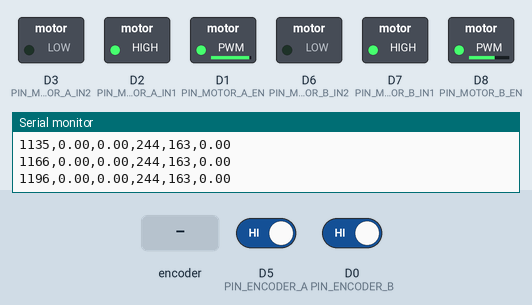
This sketch was run on a simulated ESP8266 (NodeMCU). Parts: switched loads named in the sketch (green lamp = pin HIGH), the last lines printed to the serial monitor. The inputs (shaded band) are chosen by the test bench; at power-on: D5 (PIN_ENCODER_A) HIGH, D0 (PIN_ENCODER_B) HIGH.

Above: at 1.2 s.
1.3 s: rotary encoder on D5 (PIN_ENCODER_A) / D0 (PIN_ENCODER_B) turned 3 steps (first pin leading)
At 2.9 s:
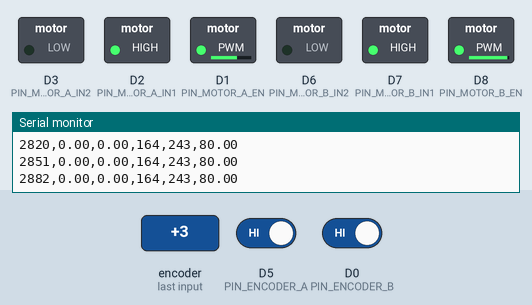
3.4 s: rotary encoder on D5 (PIN_ENCODER_A) / D0 (PIN_ENCODER_B) turned 3 steps (first pin leading)
At 4.7 s:
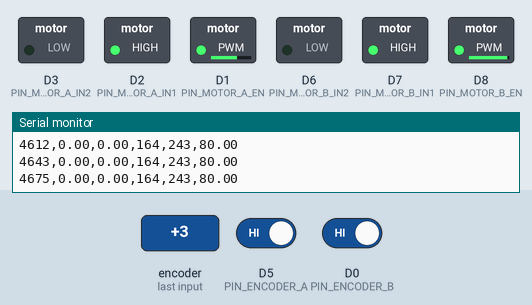
Timing chart, 0 to 6.4 s (numbered marks = the images above; inputs shaded):
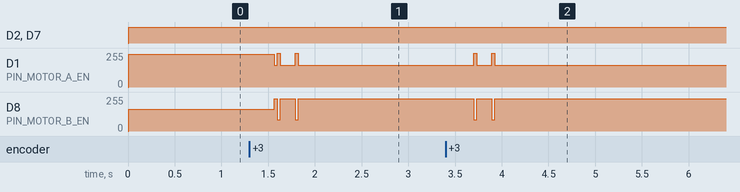

Measured:
- after the input at 1.3 s, D1 (PIN_MOTOR_A_EN): 244/255 → 164/255 after 0.26 s; D8 (PIN_MOTOR_B_EN): 163/255 → 243/255 after 0.26 s
- after the input at 3.4 s, D1 (PIN_MOTOR_A_EN): alternates 255/255 for 0.03 s and 164/255 for 0.16 s, 4 changes in all, then stays 164/255, starting after 0.30 s; D8 (PIN_MOTOR_B_EN): alternates 243/255 for 0.16 s and 83/255 for 0.03 s, 4 changes in all, then stays 243/255, starting after 0.30 s

The sketch:

test_straight_line.ino
```cpp
/**
 * @file test_straight_line.ino
 * @brief Controle para andar em linha reta usando modelos identificados de 1a ordem.
 *
 *   1. Determina PWM base desejado (ex: 200)
 *   2. Usa modelo A e B para prever ganho K_A e K_B
 *   3. Aplica PWM_A_ff e PWM_B_ff que igualam velocidades
 *   4. PI regula apenas o erro residual = rpmA - rpmB
 */

#include <Arduino.h>
#include "config.h"
#include "motor.h"
#include "encoder.h"

// ------------------------------------------------------------
//  TABELAS DOS MODELOS IDENTIFICADOS
// ------------------------------------------------------------
typedef struct {
    int pwm;      // PWM aplicado
    float K;      // ganho estatico (velocidade por PWM)
    float T;      // constante de tempo (não usada neste controle)
} MotorModel;

// Tabela de pontos do modelo identificado do motor B, formato {pwm, K, T}.
MotorModel modelA[] = {
    {120, 0.000, 0.500}, {130, 1.256, 0.000}, {140, 1.167, 0.190},
    {150, 1.207, 0.181}, {160, 1.247, 0.163}, {170, 1.302, 0.159},
    {180, 1.358, 0.146}, {190, 1.425, 0.129}, {200, 1.424, 0.152},
    {210, 1.473, 0.145}, {220, 1.497, 0.141}, {230, 1.578, 0.146},
    {240, 1.539, 0.113}, {250, 1.558, 0.126}, {255, 1.696, 0.112}
};

// Tabela de pontos do modelo identificado do motor B, formato {pwm, K, T}.
MotorModel modelB[] = {
    {130, 0.000, 0.500}, {140, 1.353, 0.136}, {150, 1.562, 0.182},
    {160, 1.612, 0.196}, {170, 1.559, 0.142}, {180, 1.673, 0.115},
    {190, 1.759, 0.174}, {200, 1.740, 0.157}, {210, 1.795, 0.137},
    {220, 1.880, 0.152}, {230, 1.856, 0.151}, {240, 1.890, 0.131},
    {250, 1.825, 0.125}, {255, 1.887, 0.117}
};

int modelA_size = sizeof(modelA) / sizeof(MotorModel);
int modelB_size = sizeof(modelB) / sizeof(MotorModel);

// FUNÇÃO DE INTERPOLAÇÃO LINEAR DO GANHO K(PWM)
// Busca na tabela o modelo a partir do PWM e retorna o cálculo
float interpK(const MotorModel *table, int N, int pwm)
{
    if (pwm <= table[0].pwm)
        return table[0].K;

    if (pwm >= table[N - 1].pwm)
        return table[N - 1].K;

    for (int i = 0; i < N - 1; i++) {
        if (pwm >= table[i].pwm && pwm <= table[i + 1].pwm) {

            float pwm0 = table[i].pwm;
            float pwm1 = table[i + 1].pwm;
            float K0   = table[i].K;
            float K1   = table[i + 1].K;

            float alpha = (pwm - pwm0) / (pwm1 - pwm0);
            return K0 + alpha * (K1 - K0);
        }
    }
    return table[N - 1].K;
}

// ------------------------------------------------------------
//                 PARÂMETROS DO CONTROLE
// ------------------------------------------------------------
const int PWM_BASE = 200;
const float Ts_ms = Ts * 1000.0;

// PI diferencial (erro = rpmA - rpmB)
float Kp = 2.0;
float Ki = 20.0;

float e_prev = 0;
float corr = 0;

unsigned long lastT = 0;


void setup()
{
    Serial.begin(DEBUG_SERIAL_BAUD);

    setupMotorPins();
    setupEncoderPins();
    setupEncoderInterrupts();

    Serial.println("time_ms,rpmA,rpmB,PWM_A,PWM_B,corr");
}

void loop()
{
    unsigned long now = millis();
    if (now - lastT < Ts_ms) return;
    lastT = now;

    // leitura de pulsos
    int pA = getSpeedA();
    int pB = getSpeedB();

    float rpmA = (float)pA * (60.0 / Ts) / PULSES_PER_REV;
    float rpmB = (float)pB * (60.0 / Ts) / PULSES_PER_REV;

    // feedforward baseado no ganho K(PWM)
    float KA = interpK(modelA, modelA_size, PWM_BASE);
    float KB = interpK(modelB, modelB_size, PWM_BASE);

    float PWM_A_ff = PWM_BASE * (KB / KA);
    float PWM_B_ff = PWM_BASE * (KA / KB);

    // erro diferencial
    float e = rpmA - rpmB;

    // controlador PI
    corr += Kp * (e - e_prev) + Ki * Ts * e;
    e_prev = e;

    // limite da correcao
    if (corr > 80) corr = 80;
    if (corr < -80) corr = -80;

    // PWM final
    int pwmA = PWM_A_ff - corr;
    int pwmB = PWM_B_ff + corr;

    // saturação para faixa 0–255
    if (pwmA < 0) pwmA = 0;
    if (pwmA > 255) pwmA = 255;

    if (pwmB < 0) pwmB = 0;
    if (pwmB > 255) pwmB = 255;

    // aplica PWM corrigido
    setMotorSpeedA(pwmA);
    setMotorSpeedB(pwmB);

    Serial.print(now); Serial.print(",");
    Serial.print(rpmA); Serial.print(",");
    Serial.print(rpmB); Serial.print(",");
    Serial.print(pwmA); Serial.print(",");
    Serial.print(pwmB); Serial.print(",");
    Serial.println(corr);
}
```

encoder.cpp
```cpp
#include "encoder.h"
#include "config.h"
#include <Arduino.h>

// Precisam ser exatamente o mesmo tipo do .h
volatile unsigned long pulseCountA = 0;
volatile unsigned long pulseCountB = 0;

void setupEncoderPins() {
    pinMode(PIN_ENCODER_A, INPUT_PULLUP);
    pinMode(PIN_ENCODER_B, INPUT_PULLUP);
}

void setupEncoderInterrupts() {
    attachInterrupt(digitalPinToInterrupt(PIN_ENCODER_A), encoderISRA, RISING);
    attachInterrupt(digitalPinToInterrupt(PIN_ENCODER_B), encoderISRB, RISING);
}

unsigned long getPulseCountA() { return pulseCountA; }
unsigned long getPulseCountB() { return pulseCountB; }

void resetPulseCountA() { pulseCountA = 0; }
void resetPulseCountB() { pulseCountB = 0; }

// ISR — MUST MATCH THE TYPE
#if defined(ESP32)
void IRAM_ATTR encoderISRA() { pulseCountA++; }
void IRAM_ATTR encoderISRB() { pulseCountB++; }
#else
void encoderISRA() { pulseCountA++; }
void encoderISRB() { pulseCountB++; }
#endif

// Pulsos no intervalo Ts (metodologia BIA-Kit)
int getSpeedA() {
    unsigned long pulses = pulseCountA;
    pulseCountA = 0;
    return pulses;
}

int getSpeedB() {
    unsigned long pulses = pulseCountB;
    pulseCountB = 0;
    return pulses;
}
```

encoder.h
```cpp
/**
 * @file encoder.h
 * @brief Interface para leitura do encoder e contagem de pulsos.
 */

#ifndef ENCODER_H
#define ENCODER_H

#include <Arduino.h>

// Contadores globais — tipo padronizado
extern volatile unsigned long pulseCountA;
extern volatile unsigned long pulseCountB;

void setupEncoderPins();
void setupEncoderInterrupts();

int  getSpeedA();
int  getSpeedB();

void resetPulseCountA();
void resetPulseCountB();

unsigned long getPulseCountA();
unsigned long getPulseCountB();

#if defined(ESP32)
    void IRAM_ATTR encoderISRA();
    void IRAM_ATTR encoderISRB();
#else
    void encoderISRA();
    void encoderISRB();
#endif

#endif
```

motor.cpp
```cpp
/**
 * @file motor.cpp
 * @brief Implementacao das funcoes declaradas em motor.h
 * @date nov de 2025
 *@author Dante Junqueira Pedrosa
 *@author Joao Monte…
 *@author Samantha…
 *@author Felipe…
 */

#include "motor.h"
#include "config.h"
#include <Arduino.h>

void setupMotorPins() {
    pinMode(PIN_MOTOR_A_EN, OUTPUT);
    pinMode(PIN_MOTOR_A_IN1, OUTPUT);
    pinMode(PIN_MOTOR_A_IN2, OUTPUT);

    pinMode(PIN_MOTOR_B_EN, OUTPUT);
    pinMode(PIN_MOTOR_B_IN1, OUTPUT);
    pinMode(PIN_MOTOR_B_IN2, OUTPUT);

    digitalWrite(PIN_MOTOR_A_EN, LOW);
    digitalWrite(PIN_MOTOR_A_IN1, LOW);
    digitalWrite(PIN_MOTOR_A_IN2, LOW);

    digitalWrite(PIN_MOTOR_B_EN, LOW);
    digitalWrite(PIN_MOTOR_B_IN1, LOW);
    digitalWrite(PIN_MOTOR_B_IN2, LOW);
}

void setMotorSpeedA(int pwmValue) {
    bool direction = (pwmValue >= 0);
    int pwm = abs(pwmValue);
    if (pwm > 255) pwm = 255;

    digitalWrite(PIN_MOTOR_A_IN1, direction ? HIGH : LOW);
    digitalWrite(PIN_MOTOR_A_IN2, direction ? LOW : HIGH);
    analogWrite(PIN_MOTOR_A_EN, pwm);
}

void setMotorSpeedB(int pwmValue) {
    bool direction = (pwmValue >= 0);
    int pwm = abs(pwmValue);
    if (pwm > 255) pwm = 255;

    digitalWrite(PIN_MOTOR_B_IN1, direction ? HIGH : LOW);
    digitalWrite(PIN_MOTOR_B_IN2, direction ? LOW : HIGH);
    analogWrite(PIN_MOTOR_B_EN, pwm);
}

void sendStepInput(int pwmValue) {
    setMotorSpeedA(pwmValue);
    setMotorSpeedB(pwmValue);
}

void stopMotors() {
    analogWrite(PIN_MOTOR_A_EN, 0);
    analogWrite(PIN_MOTOR_B_EN, 0);
}
```

motor.h
```cpp
/**
 * @file motor.h
 * @brief Interface de controle dos motores DC por PWM.
 *
 * Este modulo permite configurar os pinos de acionamento do motor,
 * controlar velocidade via PWM e definir direcao de rotacao.
 *
 * @date nov de 2025
 * @author Dante Junqueira Pedrosa
 * @author Joao Monteiro Delveaux Silva
 * @author Samantha Kelly de Souza Sena
 * @author Felipe Augusto Cruz Sousa
 */

#ifndef MOTOR_H
#define MOTOR_H


/**
 * @brief Configura os pinos utilizados pelos motores.
 *
 * Deve ser chamada uma vez no setup().
 */
void setupMotorPins();

/**
 * @brief Define a velocidade do Motor A (esquerdo).
 *
 * @param pwmValue Valor entre -255 e 255 (PWM e direcao).
 */
void setMotorSpeedA(int pwmValue);

/**
 * @brief Define a velocidade do Motor B (direito).
 *
 * @param pwmValue Valor entre -255 e 255 (PWM e direcao).
 */
void setMotorSpeedB(int pwmValue);

/**
 * @brief Envia o mesmo degrau de PWM para ambos os motores.
 *
 * Usado para testes em malha aberta.
 *
 * @param pwmValue Valor entre 0 e 255.
 */
void sendStepInput(int pwmValue);

/**
 * @brief Para ambos os motores imediatamente.
 *
 * Define PWM = 0 para os dois motores.
 */
void stopMotors();

#endif // MOTOR_H
```

config.h
```cpp
/**
 * @file config.h
 * @brief Definicoes de pinos e constantes do projeto, com suporte a multiplas placas.
 *
 * Detecta automaticamente se o codigo esta sendo compilado para:
 *  - Arduino Nano
 *  - ESP32
 *  - ESP8266
 *
 * Define os pinos adequados para motor, encoder e LED de debug.
 * Tambem define constantes de controle como Ts.
 *
 * Utilizacao em ino:
 *
 * @code
 * #include "config.h"
 *
 * void setup() {
 *     Serial.begin(DEBUG_SERIAL_BAUD);
 *     Serial.println("Placa detectada: " BOARD_NAME);
 * }
 * @endcode
 *
 */

#ifndef CONFIG_H
#define CONFIG_H

// ======= TEMPO DE AMOSTRAGEM =======
#define Ts 0.01f     // tempo de amostragem em segundos (10 ms)

// ======= DEBUG OPCIONAL =======
#define DEBUG_SERIAL_BAUD 9600

// ======= ENCODER =======
#ifndef PULSES_PER_REV
#define PULSES_PER_REV 20        // definir real conforme data sheet do encoder
#endif

// ======= DETECCAO DA PLACA E DEFINICAO DE PINOS =========
#if defined(ESP32)
    #define BOARD_NAME "ESP32"

    // MOTOR A - L298N
    #define PIN_MOTOR_A_EN    23
    #define PIN_MOTOR_A_IN1   21
    #define PIN_MOTOR_A_IN2   22

    // MOTOR B - L298N
    #define PIN_MOTOR_B_EN    5
    #define PIN_MOTOR_B_IN1   18
    #define PIN_MOTOR_B_IN2   19

    // ENCODER A (APENAS D0)
    #define PIN_ENCODER_A     2

    // ENCODER B (APENAS D0)
    #define PIN_ENCODER_B     4

    #define PIN_LED_DEBUG     2

#elif defined(ESP8266)
    #define BOARD_NAME "ESP8266"

    // MOTOR A - L298N
    #define PIN_MOTOR_A_EN    D1
    #define PIN_MOTOR_A_IN1   D2
    #define PIN_MOTOR_A_IN2   D3

    // MOTOR B - L298N
    #define PIN_MOTOR_B_EN    D8
    #define PIN_MOTOR_B_IN1   D7
    #define PIN_MOTOR_B_IN2   D6

    // ENCODER A (APENAS D0)
    #define PIN_ENCODER_A     D5

    // ENCODER B (APENAS D0)
    #define PIN_ENCODER_B     D0

    #define PIN_LED_DEBUG     D2

#elif defined(ARDUINO_AVR_NANO)
    #define BOARD_NAME "ARDUINO_NANO"

    // MOTOR A - L298N
    #define PIN_MOTOR_A_EN    9
    #define PIN_MOTOR_A_IN1   8
    #define PIN_MOTOR_A_IN2   7

    // MOTOR B - L298N
    #define PIN_MOTOR_B_EN    4
    #define PIN_MOTOR_B_IN1   6
    #define PIN_MOTOR_B_IN2   5

    // ENCODER A (APENAS D0)
    #define PIN_ENCODER_A     2        // interrupcao INT0

    // ENCODER B (APENAS D0)
    #define PIN_ENCODER_B     3        // interrupcao INT1

    #define PIN_LED_DEBUG     13

#else
    #define BOARD_NAME "UNKNOWN"
    #warning Nao foi possivel detectar a placa. Definindo pinos genericos:

    // MOTOR A - L298N
    #define PIN_MOTOR_A_EN    9
    #define PIN_MOTOR_A_IN1   8
    #define PIN_MOTOR_A_IN2   7

    // MOTOR B - L298N
    #define PIN_MOTOR_B_EN    4
    #define PIN_MOTOR_B_IN1   6
    #define PIN_MOTOR_B_IN2   5

    // ENCODER A (APENAS D0)
    #define PIN_ENCODER_A     2

    // ENCODER B (APENAS D0)
    #define PIN_ENCODER_B     3

    #define PIN_LED_DEBUG     13
#endif

#endif // CONFIG_H
```
